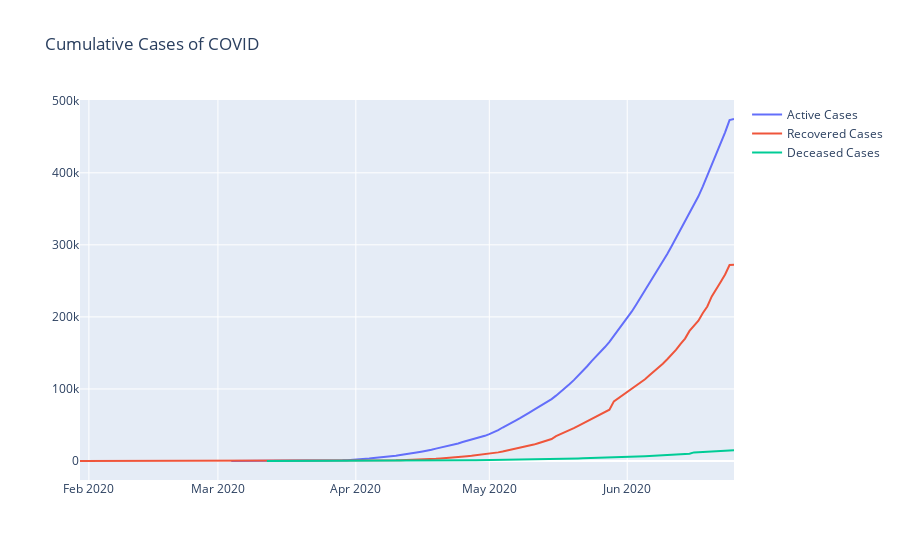

The notebook cell saved with this chart:
### Code cell
# Plot Cumulative case

fig = go.Figure()

fig.add_trace(
    go.Scatter(
        x=h_num.index,
        y=h_num.total_cases,
        name='Active Cases'
    ))
fig.add_trace(
    go.Scatter(
        x=r_num.index,
        y=r_num.total_cases,
        name='Recovered Cases'
    ))
fig.add_trace(
    go.Scatter(
        x=d_num.index,
        y=d_num.total_cases,
        name='Deceased Cases'
    ))
fig.update_layout(title="Cumulative Cases of COVID")
fig.show()
